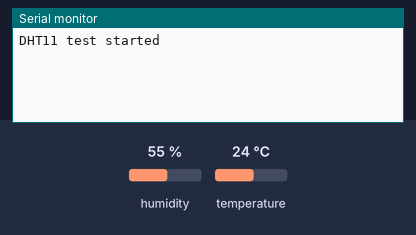
Recording of a sketch running on a simulated ESP32. Parts: the last lines printed to the serial monitor. The inputs (shaded band) are chosen by the test bench; at power-on: humidity 55 %, temperature 24 °C.

Above: at 1.5 s.
1.6 s: humidity set to 22 %
At 2.4 s:
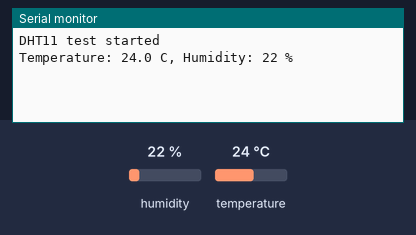
6.9 s: temperature set to 12 °C
At 8.5 s:
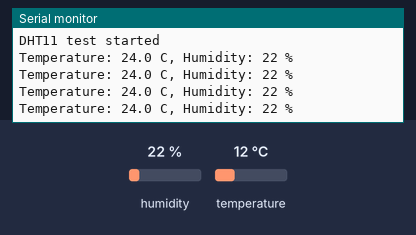
12.2 s: humidity set to 40 %
At 15.1 s:
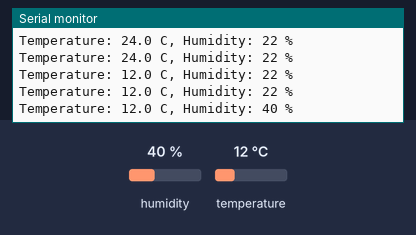

Measured:
- after the input at 1.6 s, the serial monitor: prints a new line after 0.42 s (image 1)
- after the input at 12.2 s, the serial monitor: prints a new line after 1.8 s (image 3)

The sketch:

DHT11.ino
```cpp
#include <Arduino.h>
#include <DHT.h>

/*
  DHT11 standalone test for ESP32 DevKit V1

  Wiring:
    DHT11 VCC  -> ESP32 3V3
    DHT11 GND  -> ESP32 GND
    DHT11 DATA -> GPIO4
    10k pull-up resistor between DATA and 3V3 is recommended.

  Serial Monitor: 115200 baud
*/

const uint8_t PIN_DHT = 4;
const uint8_t DHT_TYPE = DHT11;
const uint32_t READ_INTERVAL_MS = 2000;

DHT dht(PIN_DHT, DHT_TYPE);
uint32_t lastReadAt = 0;

void setup() {
  Serial.begin(115200);
  delay(300);

  dht.begin();
  Serial.println("DHT11 test started");
}

void loop() {
  if (millis() - lastReadAt < READ_INTERVAL_MS) {
    return;
  }
  lastReadAt = millis();

  float temperatureC = dht.readTemperature();
  float humidity = dht.readHumidity();

  if (isnan(temperatureC) || isnan(humidity)) {
    Serial.println("DHT11 read failed");
    return;
  }

  Serial.print("Temperature: ");
  Serial.print(temperatureC, 1);
  Serial.print(" C, Humidity: ");
  Serial.print(humidity, 0);
  Serial.println(" %");
}
```
